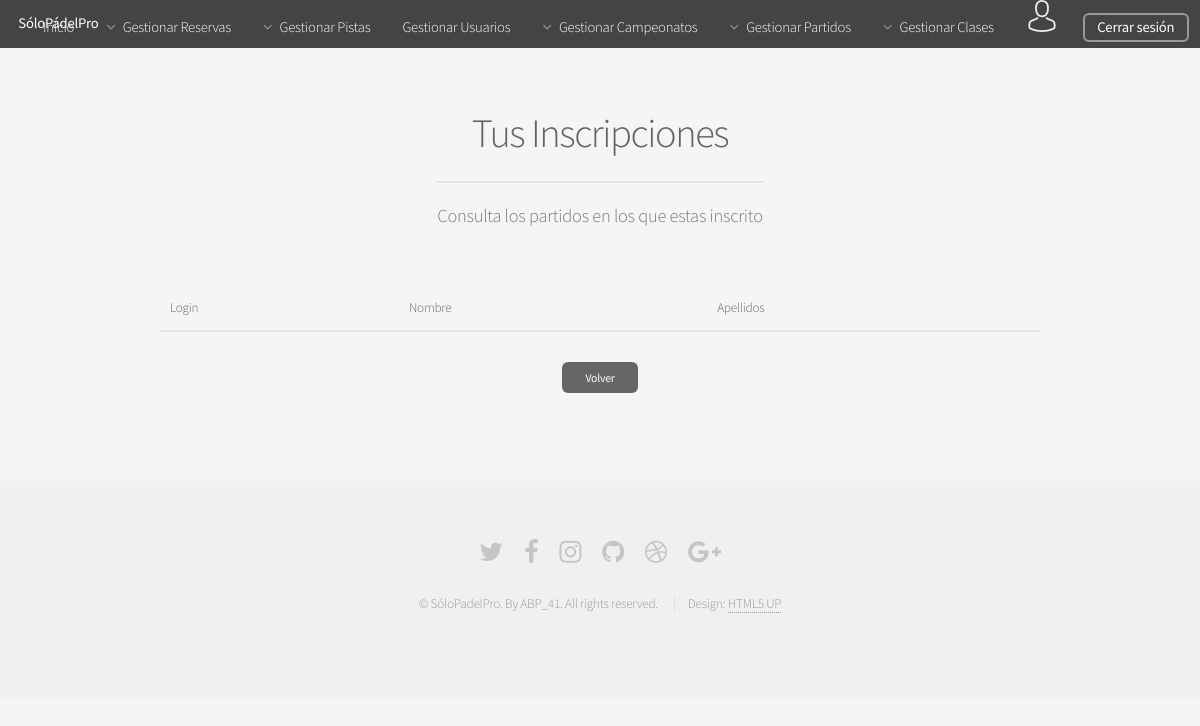
The page /Controllers/INSCRIBIRSE_ESCUELA_Controller.php?action=SHOW_INSCRITOS&escuela_ID=1 (signed in) on the database as committed earlier.
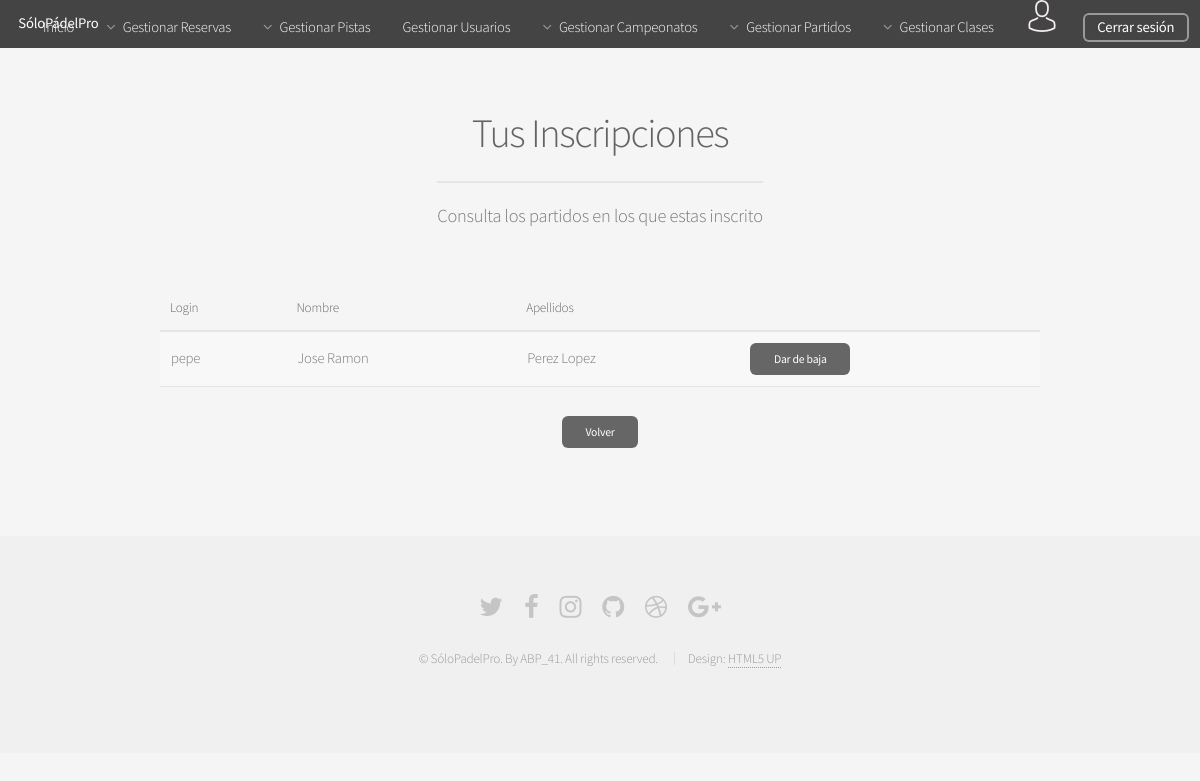
The same page on the database as committed later.
### tables this page shows
CREATE TABLE IF NOT EXISTS USUARIO_ESCUELA(
  ID int(225) AUTO_INCREMENT NOT NULL ,
  USUARIO_LOGIN varchar(25) NOT NULL,
  ESCUELA_ID int(255) NOT NULL,
  PRIMARY KEY(ID),
  FOREIGN KEY (USUARIO_LOGIN) REFERENCES USUARIO (LOGIN) ON DELETE CASCADE,
  FOREIGN KEY (ESCUELA_ID) REFERENCES ESCUELA (ID) ON DELETE CASCADE
);

CREATE TABLE IF NOT EXISTS USUARIO(
  LOGIN varchar(25) NOT NULL,
  PASSWORD varchar(50) NOT NULL,
  NOMBRE varchar(25) NOT NULL,
  APELLIDOS  varchar(50) NOT NULL,
  GENERO varchar(10) NOT NULL,
  ROL_ID int(225) NOT NULL,
  PRIMARY KEY(LOGIN),
  FOREIGN KEY (ROL_ID) REFERENCES ROL (ID) ON DELETE CASCADE
);

### Models/USUARIO_ESCUELA_Model.php (called while the page is built, shortened)
<?php
class USUARIO_ESCUELA_Model{
    var $escuela_ID;
    var $mysqli;
    function __construct($id,$login,$escuela_ID){
        $this->escuela_ID = $escuela_ID;
        include_once '../Functions/Access_DB.php';
        $this->mysqli = ConnectDB();
    }
    function SHOW_INSCRITOS(){
        $sql = "SELECT *, U.LOGIN, U.NOMBRE, U.APELLIDOS, E.INSCRIPCIONES
                FROM USUARIO_ESCUELA UE , USUARIO U, ESCUELA E, HORARIO H
                WHERE (UE.ESCUELA_ID = '$this->escuela_ID')
                        AND (UE.USUARIO_LOGIN = U.LOGIN)
                        AND (E.ID = '$this->escuela_ID')
                        AND (H.ID = E.HORARIO_ID)";
        if(!$resultado = $this->mysqli->query($sql) ){
            return 'ERROR: Fallo en la consulta sobre la base de datos';
        }else{
            return $resultado;
        }
    }
}
?>

### Functions/Access_DB.php (called while the page is built, shortened)
<?php
function ConnectDB(){
   $conexion = mysqli_connect("localhost", "abp41", "abp41", "ABP") or (new MESSAGE('ERROR: No se ha podido conectar con la base de datos', '../index.php'));
 if ($conexion->connect_errno) {
    	return false;
 }else{
 	return $conexion;
 }
}
?>

### Views/INSCRIBIRSE_ESCUELA/INSCRIBIRSE_ESCUELA_SHOW_Inscritos_View.php (the view, shortened to what this page needs)
<?php
class INSCRITOS_ESCUELA{
	var $escuelas;
	function __construct($escuelas){
		$this->escuelas = $escuelas;
	}
?>
    <?php
   function renderAdmin(){
    include '../Views/HEADER_View.php';
?>
	<section id="main" class="container">
	<header>
	   <h2>Tus Inscripciones</h2>
	    <p>Consulta los partidos en los que estas inscrito</p>
	 </header>
				<div class="table-wrapper">
					<table>
						<thead >
							<tr>
								<th>Login</th>
								<th>Nombre</th>
								<th>Apellidos</th>
							</tr>
						</thead>
						<tbody>
					<?php
						if($this->escuelas <> NULL){
							while($row = mysqli_fetch_array($this->escuelas)){
						?>
							<tr>
								<td>
									<?=$row['LOGIN']?>
								</td>
								<td>
									<?=$row['NOMBRE']?>
								</td>
								<td>
									<?=$row['APELLIDOS']?>
								</td>
														<?php
							if(($row['INSCRIPCIONES'] < 4) ){
						?>
									<td> <a class="button small" href="../Controllers/INSCRIBIRSE_ESCUELA_Controller.php?action=DELETE&escuela_ID=<?=$row['ESCUELA_ID']?>&usuario_login=<?=$row['LOGIN']?>">Dar de baja</a>
									</td>
					<?php
						}
						?>
							</tr>
					<?php
							}
						}
					?>
						</tbody>
					</table>
          				<div class="col-12">
                        <ul class="actions special">
                            <li><a class="button small" href="../Controllers/INSCRIBIRSE_ESCUELA_Controller.php">Volver</a>
                            </li>
                        </ul>
                    </div>
				</div>
   		</section>
    <?php
        include '../Views/FOOTER_View.php';
        }
    }
    ?>

Rows that differ between the two databases and show on the page:
added usuario_escuela: USUARIO_LOGIN.LOGIN "pepe", USUARIO_LOGIN.NOMBRE "Jose Ramon", USUARIO_LOGIN.APELLIDOS "Perez Lopez"
